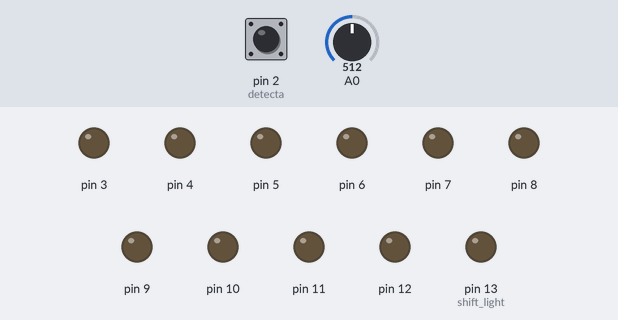
A sketch run on a simulated Arduino Uno, built with avr-gcc and run on an emulated ATmega328P. Parts: output pins drawn as LEDs (lit = HIGH). The inputs (shaded band) are chosen by the test bench; at power-on: pin 2 (detecta) HIGH, A0 = 512.

Above: at 0.4 s.
Timing chart, 0 to 1.9 s (numbered marks = the images above):
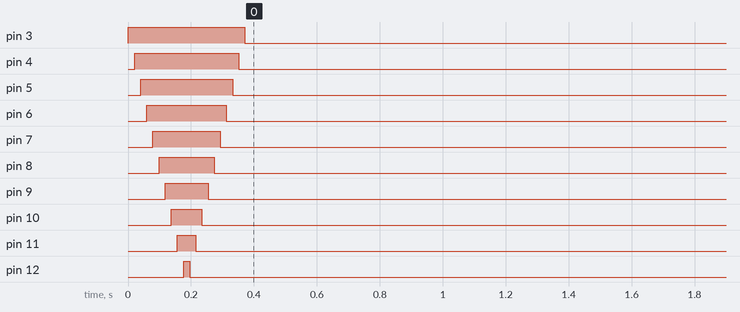

The sketch:

Contagiros_led.ino
```cpp
//******* Pinos utilizados ************
byte detecta = 2;
int shift_light = 13;
//* OBS.: São utilizados também os pinos de 3 à 13 e o pino A0. ******

//*************************************

//******************** Variáveis de controle *********************
int contador = 0;
int ctr_shift = 500;
int max_rpm;
//****************************************************************

void setup()
{
  //Acionando PULL-UP interno no pino 2
  pinMode(detecta,INPUT);
  digitalWrite(detecta,HIGH);

  //** Setando os pinos de 3 à 13 como saídas digitais ********
  for(int i=3;i<=13;i++)
  {
    pinMode(i,OUTPUT);
  }

  //** Setando o pino do shift light como saída digital
  pinMode(shift_light,OUTPUT);

  contador = 0;

  //Criando interrupção utilizando o pino 2
  attachInterrupt(0, DETECTA, FALLING);
  noInterrupts();

  //***** Acende todos os leds em sequencia **********
  for(int j=3; j<=12; j++)
  {
    digitalWrite(j,HIGH);
    delay(4000);
  }
  //***** Desliga todos os leds em sequencia *********
  for(int j=12; j>=3; j--)
  {
    digitalWrite(j,LOW);
    delay(4000);
  }

  delay (5000);
}

void loop()
{
  unsigned long tempo = millis();

  while(tempo + 100 > millis())
  {
    interrupts();
  }

  contador = contador * 300 ;

  turn_led(ctr_shift,3);
  turn_led(2*ctr_shift,4);
  turn_led(3*ctr_shift,5);
  turn_led(4*ctr_shift,6);
  turn_led(5*ctr_shift,7);
  turn_led(6*ctr_shift,8);
  turn_led(7*ctr_shift,9);
  turn_led(8*ctr_shift,10);
  turn_led(9*ctr_shift,11);
  turn_led(10*ctr_shift,12);

  //** Lê o potenciômetro que controla em qual rotação o ShiftLight
  //** acenderá.
  max_rpm = map(analogRead(A0),0,1023,1000,5000);

  //** Liga o ShiftLight de acordo com a rotação selecionada no Pot.
  turn_led(max_rpm,shift_light);

  contador = 0;
}

//*********************** Subrotinas *********************************

void DETECTA()
{
  contador ++;
}

void turn_led(int compara, int led)
{
  if(contador >= compara)
  {
    digitalWrite(led,HIGH);
  }
  else
  {
    digitalWrite(led,LOW);
  }
}
//*********************************************************************
```
